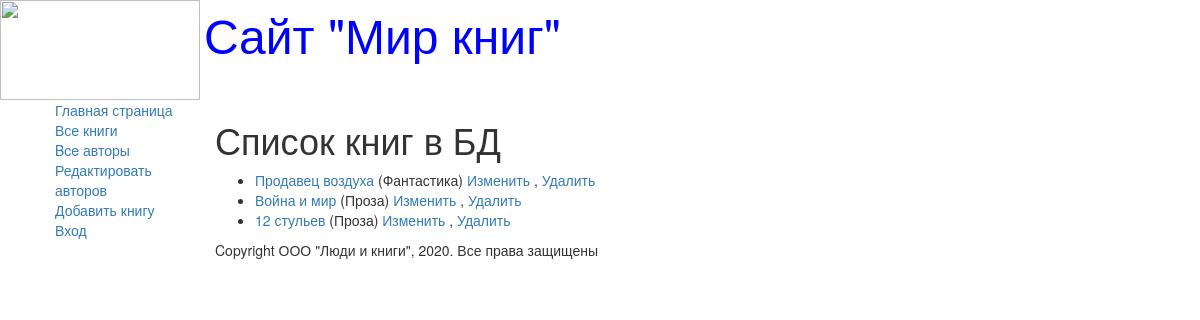
The page /books/ on the database its author committed.
### catalog/models.py (models this page shows, shortened)
class Book(models.Model):
    title = models.CharField(max_length=200, help_text="Введите название книги", verbose_name="Название книги")
    genre = models.ForeignKey('Genre', on_delete=models.CASCADE, help_text=" Выберите жанр для книги", verbose_name="Жaнp книги", null=True)
    language = models.ForeignKey('Language', on_delete=models.CASCADE, help_text="Выберите язык книги", verbose_name="Язык книги", null=True)
    author = models.ManyToManyField('Author', help_text="Выберите автора книги", verbose_name="Aвтop книги", null=True)
    summary = models.TextField(max_length=1000, help_text="Введите краткое описание книги", verbose_name="Аннотация книги")
    isbn = models.CharField(max_length=13, help_text="Должно содержать 13 символов", verbose_name="ISBN книги")
    def display_author(self):
        return ', '.join([author.last_name for author in self.author.all()])
    display_author.short_description = 'Авторы'
    def get_absolute_url(self):
        return reverse('book-detail', args=[str(self.id)])

class Genre(models.Model):
    name = models.CharField(max_length=200, help_text="Введите жанр книги", verbose_name="Жaнp книги")
    def __str__(self):
        return self.name

### catalog/views.py (the view)
# urls.py: re_path(r'^books/$', views.BookListView.as_view(), name='books'),
class BookListView(generic.ListView):
    model = Book
    paginate_by = 3

### catalog/templates/catalog/book_list.html
{% extends "base_generic.html" %}
{% block content %}
    <h1>Список книг в БД</h1>
    {% if book_list %}
<ul>
        {% for book in book_list %}
    <li>
      <a href="{{ book.get_absolute_url }}">
               {{ book.title }}</a>
              ({{ book.genre }})
        <a href="/book/update/{{book.id}}">Изменить</a> ,
        <a href="/book/delete/{{book.id}}">Удалить</a>
    </li>
    {% endfor %}
</ul>
    {% else %}
<p>В базе данных нет книг</p>
    {% endif %}
{% endblock %}

### rows shown on the page
Book: title "Продавец воздуха", genre "Фантастика"
Book: title "Война и мир", genre "Проза"
Book: title "12 стульев", genre "Проза"
